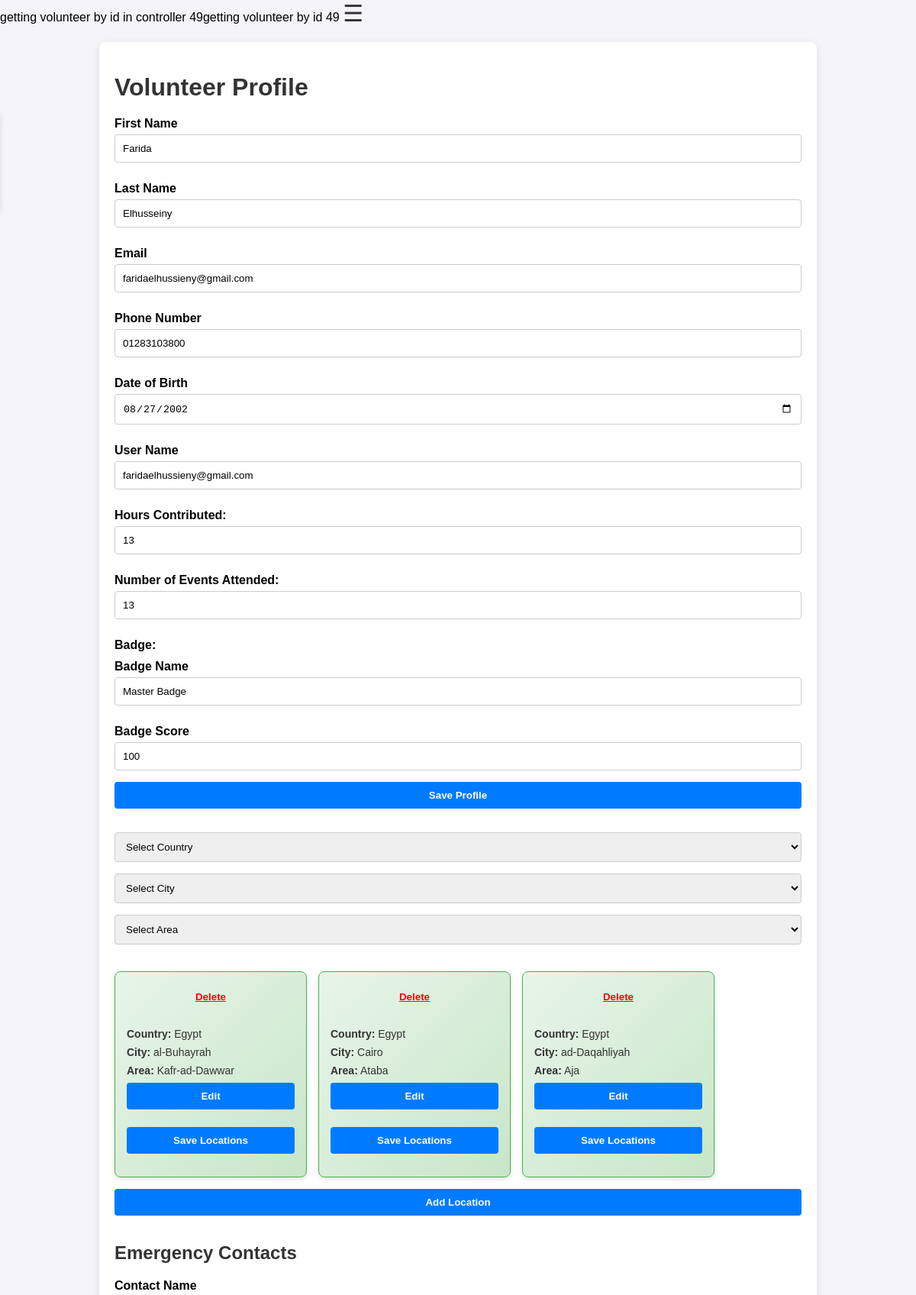
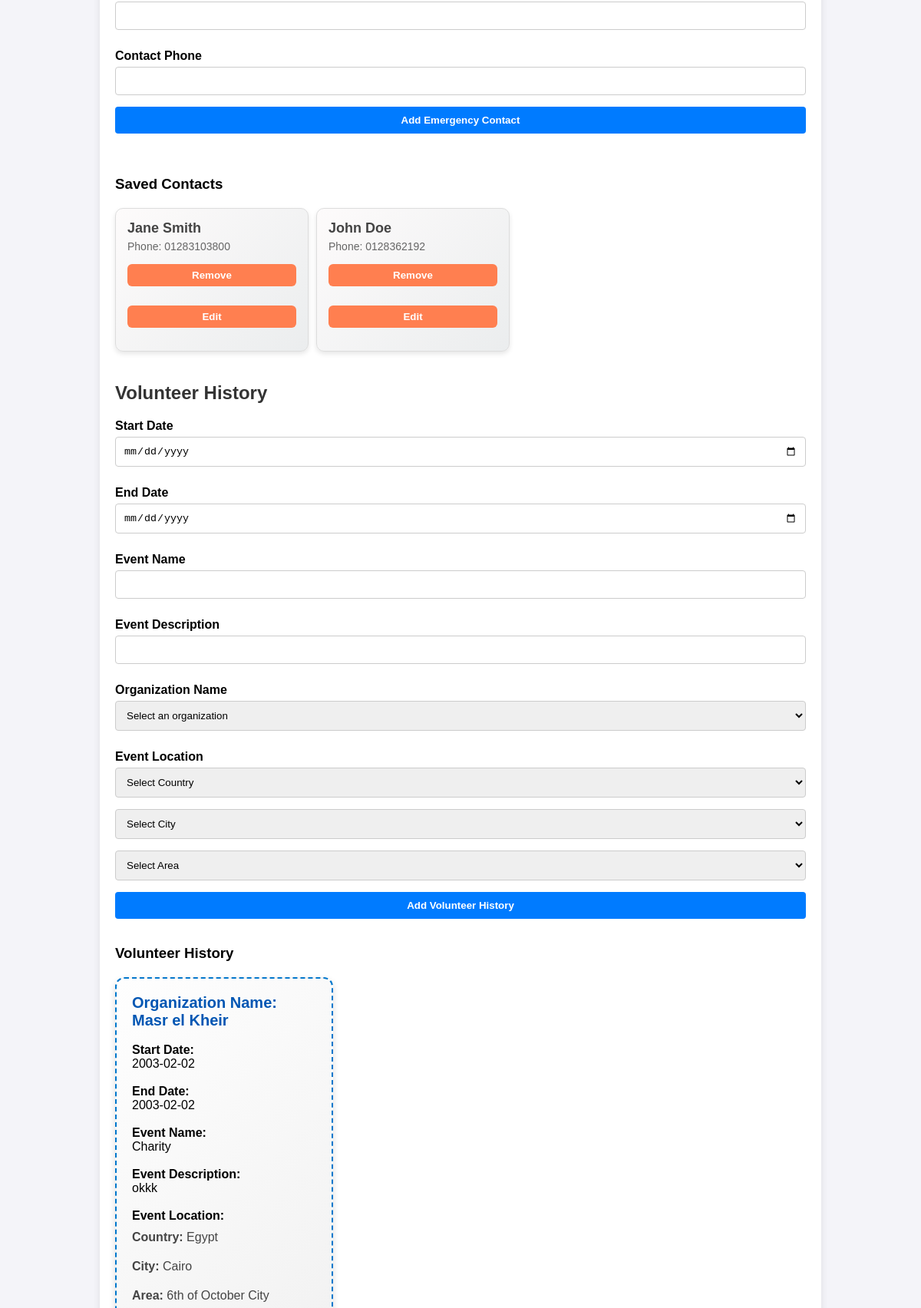
Page /Views/VolunteerProfileView.php (upper part) on the committed database (2 pictures, top to bottom).
### tables this page shows
CREATE TABLE `volunteer` (
  `VolunteerID` int NOT NULL AUTO_INCREMENT,
  `FirstName` varchar(50) NOT NULL,
  `LastName` varchar(50) NOT NULL,
  `Email` varchar(100) NOT NULL,
  `PhoneNumber` varchar(15) DEFAULT NULL,
  `DateOfBirth` date DEFAULT NULL,
  `USER_NAME` varchar(50) NOT NULL,
  `PASSWORD_HASH` varchar(100) NOT NULL,
  `LAST_LOGIN` date DEFAULT NULL,
  `ACCOUNT_CREATION_DATE` date DEFAULT NULL,
  `hours_contributed` int DEFAULT NULL,
  `NumberOfEventsAttended` int DEFAULT NULL,
  `VolunteerBadgeID` int DEFAULT NULL,
  `UserID` int DEFAULT NULL,
  PRIMARY KEY (`VolunteerID`),
  UNIQUE KEY `Email` (`Email`),
  KEY `VolunteerBadgeID` (`VolunteerBadgeID`),
  KEY `UserID` (`UserID`),
  CONSTRAINT `volunteer_ibfk_1` FOREIGN KEY (`VolunteerBadgeID`) REFERENCES `volunteerbadge` (`badge_id`),
  CONSTRAINT `volunteer_ibfk_2` FOREIGN KEY (`UserID`) REFERENCES `user` (`UserID`)
);

CREATE TABLE `emergencycontact` (
  `EmergencyContactID` int NOT NULL AUTO_INCREMENT,
  `EmergencyContactName` varchar(50) NOT NULL,
  `EmergencyContactPhone` varchar(50) NOT NULL,
  PRIMARY KEY (`EmergencyContactID`)
);

CREATE TABLE `volunteerhistory` (
  `VolunteerHistoryID` int NOT NULL AUTO_INCREMENT,
  `StartDate` date NOT NULL,
  `EndDate` date DEFAULT NULL,
  `EventID` int NOT NULL,
  PRIMARY KEY (`VolunteerHistoryID`),
  KEY `EventID` (`EventID`),
  CONSTRAINT `volunteerhistory_ibfk_1` FOREIGN KEY (`EventID`) REFERENCES `event` (`EventID`) ON DELETE CASCADE
);

CREATE TABLE `organization_event` (
  `OrganizationID` int NOT NULL,
  `EventID` int NOT NULL,
  PRIMARY KEY (`OrganizationID`,`EventID`),
  KEY `organization_event_ibfk_2` (`EventID`),
  CONSTRAINT `organization_event_ibfk_1` FOREIGN KEY (`OrganizationID`) REFERENCES `organization` (`OrganizationID`) ON DELETE CASCADE,
  CONSTRAINT `organization_event_ibfk_2` FOREIGN KEY (`EventID`) REFERENCES `event` (`EventID`) ON DELETE CASCADE
);

CREATE TABLE `organization` (
  `OrganizationID` int NOT NULL AUTO_INCREMENT,
  `OrganizationName` varchar(50) NOT NULL,
  `OrganizationDescription` varchar(500) NOT NULL,
  `OrganizationEmail` varchar(50) NOT NULL,
  `OrganizationPhone` varchar(50) NOT NULL,
  `OrganizationTypeID` int DEFAULT NULL,
  `OrganizationWebsite` varchar(50) NOT NULL,
  `UserID` int DEFAULT NULL,
  `OrganizationUsername` varchar(50) NOT NULL,
  `OrganizationPASSWORD_HASH` varchar(100) NOT NULL,
  `LAST_LOGIN` date DEFAULT NULL,
  `ACCOUNT_CREATION_DATE` date DEFAULT NULL,
  `DateOfCreation` date DEFAULT NULL,
  PRIMARY KEY (`OrganizationID`),
  KEY `UserID` (`UserID`),
  KEY `organization_ibfk_1` (`OrganizationTypeID`),
  CONSTRAINT `organization_ibfk_1` FOREIGN KEY (`OrganizationTypeID`) REFERENCES `organizationtype` (`OrganizationTypeID`) ON DELETE SET NULL,
  CONSTRAINT `organization_ibfk_3` FOREIGN KEY (`UserID`) REFERENCES `user` (`UserID`)
);

CREATE TABLE `event` (
  `EventID` int NOT NULL AUTO_INCREMENT,
  `EventName` varchar(255) DEFAULT NULL,
  `EventDate` date DEFAULT NULL,
  `EventLocationID` int DEFAULT NULL,
  `EventDescription` text,
  PRIMARY KEY (`EventID`),
  KEY `EventLocationID` (`EventLocationID`)
);

### Views/VolunteerProfileView.php (the view, shortened to what the rows shown need)
<?php
$controller = new VolunteerController();
$dummy_id = 49;
$volunteer = $controller->getVolunteerbyId($dummy_id);
?>
<!DOCTYPE html>
<html lang="en">
<head>
    <link rel="stylesheet" href="./Style/Style_volunteer_profile.css">
</head>
<body>
    <div class="container">
        <div class="section">
            <h1>Volunteer Profile</h1>
            <form action= "VolunteerProfileView.php" method="POST">
                <div class="form-row">
                    <div>
                        <label for="FirstName">First Name</label>
                        <input type="text" id="FirstName" name="FirstName" value = "<?php echo $volunteer->getFirstName(); ?>" required>
                    </div>
                    <div>
                        <label for="LastName">Last Name</label>
                        <input type="text" id="LastName" name="LastName" required value = "<?php echo $volunteer->getLastName(); ?>">
                    </div>
                </div>
                <label for="Email">Email</label>
                <input type="email" id="Email" name="Email" value="<?php echo $volunteer->getEmail(); ?>" required>
                <label for="PhoneNumber">Phone Number</label>
                <input type="text" id="PhoneNumber" name="PhoneNumber" value="<?php echo $volunteer->getPhoneNumber(); ?>" required>
                <label for="DateOfBirth">Date of Birth</label>
                <input type="date" id="DateOfBirth" name="DateOfBirth" value="<?php echo $volunteer->getDateOfBirth(); ?>" required>
                <label for="USER_NAME">User Name</label>
                <input type="text" id="USER_NAME" name="USER_NAME" value="<?php echo $volunteer->getUSER_NAME(); ?>" required>
                <label>Hours Contributed:</label>
                <input type="number" name="hours_contributed" value="<?php echo $volunteer->get_hours_contributed(); ?>" required>
                <label>Number of Events Attended:</label>
                <input type="number" name="NumberOfEventsAttended" value="<?php echo $volunteer->get_NumberOfEventsAttended(); ?>" required>
                <label>Badge:</label>
                <div>
                <label for="badge">Badge Name</label>
                <input type="text" name="badge" value="<?php echo $volunteer->get_volunteer_badge()->get_title(); ?>" readonly>
            </div>
            <div>
                <label for="badgeScore">Badge Score</label>
                <input type="text" name="badgeScore" value="<?php echo $volunteer->get_volunteer_badge()->calc_score(); ?>" readonly>
            </div>
                <button type="submit">Save Profile</button>
                </form>
<div class="section">
    <h2>Emergency Contacts</h2>
</div>
<div id="contactList">
    <div id="contactsContainer" class="contact-cards">
        <?php foreach ($volunteer->getEmergencyContacts() as $contact): ?>
            <div class="contact-card" id="contactCard<?= $contact->getEmergencyContactID($contact->getName(), $contact->getPhoneNumber()); ?>">
                <h4>
                    <span id="contactNameDisplay<?= $contact->getEmergencyContactID($contact->getName(), $contact->getPhoneNumber()); ?>">
                        <?= htmlspecialchars($contact->getName()); ?>
                    </span>
                </h4>
                <p>
                    <span id="contactPhoneDisplay<?= $contact->getEmergencyContactID($contact->getName(), $contact->getPhoneNumber()); ?>">
                        Phone: <?= htmlspecialchars($contact->getPhoneNumber()); ?>
                    </span>
                </p>
                <button onclick="deleteContact(<?= $contact->getEmergencyContactID($contact->getName(), $contact->getPhoneNumber()); ?>, <?= $volunteer->getVolunteerID(); ?>)">Remove</button>
                <button onclick="toggleEditModeforEmergencyContacts( <?= $volunteer->getVolunteerID(); ?>
                ,<?= $contact->getEmergencyContactID($contact->getName(), $contact->getPhoneNumber()); ?>,
                '<?= $contact->getName(); ?>',
                '<?= $contact->getPhoneNumber(); ?>'
                )">Edit</button>
            </div>
        <?php endforeach; ?>
    </div>
</div>
</div>
<div class="volunteer-section">
    <h2>Volunteer History</h2>
    <div id="volunteerList">
    <div id="volunteerContainer" class="volunteer-cards">
        <?php foreach ($volunteer->get_volunteer_history() as $volunteerHistory): ?>
            <div class="volunteer-card" id="card<?= $volunteerHistory->getVolunteerHistoryID(); ?>">
                <h4>
                    <strong>Organization Name:</strong>
                    <span id="organizationNameDisplay<?= $volunteerHistory->getVolunteerHistoryID(); ?>">
                        <?= htmlspecialchars($volunteerHistory->get_event()->get_organization_name()); ?>
                    </span>
                </h4>
                <br>
                    <strong>Start Date:</strong>
                    <span id="startDateDisplay<?= $volunteerHistory->getVolunteerHistoryID(); ?>">
                        <?= htmlspecialchars($volunteerHistory->getStartDate()); ?>
                    </span>
                    <br>
                    <strong>End Date:</strong>
                    <span id="endDateDisplay<?= $volunteerHistory->getVolunteerHistoryID(); ?>">
                        <?= htmlspecialchars($volunteerHistory->getEndDate()); ?>
                    </span>
                    <br>
                    <strong>Event Name:</strong>
                    <span id="eventNameDisplay<?= $volunteerHistory->getVolunteerHistoryID(); ?>">
                        <?= htmlspecialchars($volunteerHistory->get_event()->getEventName()); ?>
                    </span>
                    <br>
                    <strong>Event Description:</strong>
                    <span id="eventDescriptionDisplay<?= $volunteerHistory->getVolunteerHistoryID(); ?>">
                        <?= htmlspecialchars($volunteerHistory->get_event()->getEventDescription()); ?>
                    </span>
                    <br>
                    <strong>Event Location:</strong>
                    <p id="country-display-<?= $volunteerHistory->getVolunteerHistoryID(); ?>">
                    <?php $areaName = $volunteerHistory->get_event()->get_location()->Name; ?>
                        <?php $cityName = $volunteerHistory->get_event()->get_location()->getParentFromChild($areaName); ?>
                        <strong>Country:</strong> <?= htmlspecialchars($volunteerHistory->get_event()->get_location()->getParentFromChild($cityName)); ?>
                    <p id="city-display-<?= $volunteerHistory->getVolunteerHistoryID(); ?>">
                        <strong>City:</strong> <?= htmlspecialchars($volunteerHistory->get_event()->get_location()->getParentFromChild($areaName)); ?>
                    </p>
                    <p id="area-display-<?= $volunteerHistory->getVolunteerHistoryID(); ?>">
                        <strong>Area:</strong> <?= htmlspecialchars($areaName); ?>
                    </p>
            </div>
        <?php endforeach; ?>
    </div>
</div>
</div>
    </div>
</body>
</html>

### rows in the picture
volunteer: FirstName "Farida", LastName "Elhusseiny", Email "faridaelhussieny@gmail.com", PhoneNumber "01283103800", DateOfBirth "08/27/2002", USER_NAME "faridaelhussieny@gmail.com", hours_contributed "13", NumberOfEventsAttended "13"
emergencycontact: EmergencyContactName "Jane Smith", EmergencyContactPhone "01283103800"
emergencycontact: EmergencyContactName "John Doe", EmergencyContactPhone "0128362192"
volunteerhistory: organization_event.OrganizationID "Masr el Kheir", StartDate "2003-02-02", EndDate "2003-02-02", EventID.EventName "Charity", EventID.EventDescription "okkk", ParentFromChild "Egypt", ParentFromChild "Cairo", areaName "6th of October City"

### other values in the picture
$id "49"
$VolunteerID "49"
$location['Country'] "Egypt"
$location['City'] "al-Buhayrah"
$location['Area'] "Kafr-ad-Dawwar"
$location['City'] "Cairo"
$location['Area'] "Ataba"
$location['City'] "ad-Daqahliyah"
$location['Area'] "Aja"
